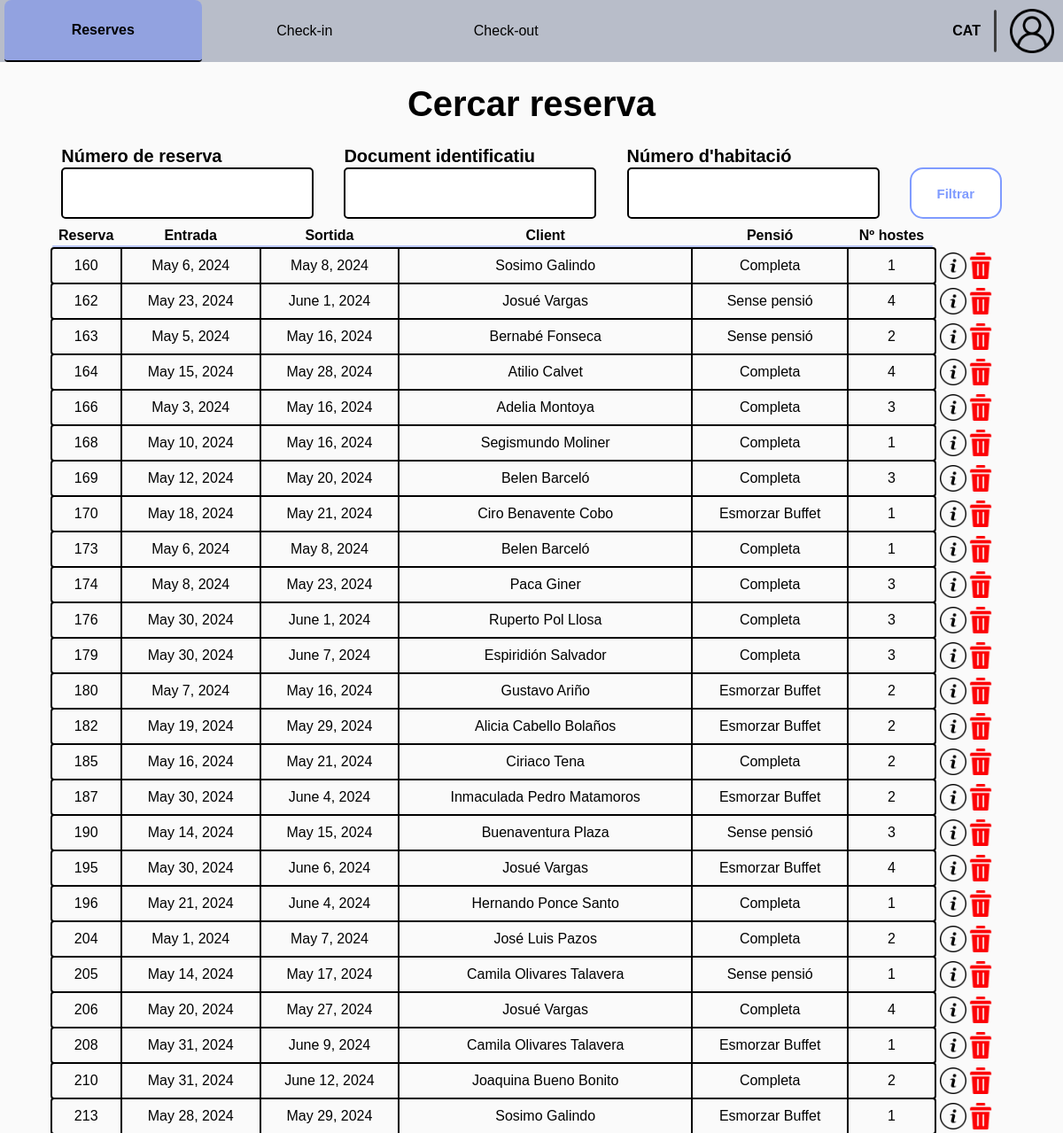
Page /receptionist/search-reservation/ (signed in) on the committed database.
### Reception/models.py (models this page shows, shortened)
class RoomReservation(models.Model):
    client = models.ForeignKey(Client, on_delete=models.CASCADE)
    room = models.ForeignKey(Room, on_delete=models.CASCADE, to_field='id')
    entry = models.DateField()
    exit = models.DateField()
    pension_type = models.CharField(
        max_length=c.DROPDOWN_MAX_LENGTH,
        choices=c.get_pension_types,
        default='Sense pensió'
    )
    num_guests = models.IntegerField()
    is_active = models.BooleanField(default=True)
    check_in_active = models.BooleanField(default=False)
    check_out_active = models.BooleanField(default=False)
    class Meta:
        unique_together = ('room', 'entry', 'exit')

class HotelUser(AbstractUser):
    email = models.EmailField()
    phone_number = models.CharField(max_length=c.PHONE_NUMBER_LENGTH)
    id_number = models.CharField(max_length=c.ID_NUMBER, blank=True)

### Reception/views.py (the view)
# urls.py: path('search-reservation/', v.search_reservation, name='search_reservation'),
@worker_required('receptionist')
def search_reservation(request):
    form = SearchReservationForm(request.GET or None)
    filtered_reservations, status = u.get_filtered_reservations(form, is_active=True)
    if not status:
        messages.error(request, "No s'ha trobat cap reserva")
    return render(request, c.get_manage_reservation_path(1), {'form': form, 'reservations': filtered_reservations})

### Reception/forms.py (shortened to what this page needs)
class SearchReservationForm(forms.ModelForm):
    num_reservation = forms.CharField(label="Número de reserva", required=False)
    id_number = forms.CharField(label="Document identificatiu", required=False)
    room_num = forms.IntegerField(label="Número d'habitació", required=False,
                                  validators=[MinValueValidator(1)])
    class Meta:
        model = RoomReservation
        fields = ['num_reservation', 'id_number', 'room_num']

### Reception/config.py (called while the page is built)
    @staticmethod
    def get_manage_reservation_path(n: int):
        return p.MANAGE_RESERVATION[n]

### Reception/utils.py (called while the page is built, shortened)
def get_filtered_reservations(form, is_active=True, check_in_active=None, check_out_active=None) -> tuple:
    if check_in_active is None and check_out_active is None:
        reservations = RoomReservation.objects.filter(is_active=is_active)
    else:
        reservations = RoomReservation.objects.filter(is_active=is_active,
                                                      check_in_active=check_in_active,
                                                      check_out_active=check_out_active
                                                      )
    filtered_reservations = reservations
    return filtered_reservations, True

### templates/worker/receptionist/reservation/manage_reservation/search_reservation.html (shortened to what this page needs)
{% extends "worker/receptionist/base_receptionist.html" %}
{% load static %}
{% block extra_css %}
    <link rel="stylesheet"
          href="{% static 'css/worker/receptionist/reservation/manage_reservation/search_reservation.css' %}">
{% endblock extra_css %}
{% block id_reservation %} id="current-page" {% endblock id_reservation %}
{% block content %}
    <div class="main">
        <h2 class="subsection-title">Cercar reserva</h2>
        <form method="get" class="filter-field">
            <div class="form-group">
                <p>{{ form.num_reservation.label }}</p>
                {{ form.num_reservation }}
            </div>
            <div class="form-group">
                <p>{{ form.id_number.label }}</p>
                {{ form.id_number }}
            </div>
            <div class="form-group">
                <p>{{ form.room_num.label }}</p>
                {{ form.room_num }}
            </div>
            <div class="procedural-buttons">
                <button class="filter-button" type="submit">Filtrar</button>
            </div>
        </form>
        <ul class="reservation-list">
            <ul class="list-index">
                <li id="reservation-id">Reserva</li>
                <li id="entry">Entrada</li>
                <li id="exit">Sortida</li>
                <li id="name">Client</li>
                <li id="pension">Pensió</li>
                <li id="num-guests">Nº hostes</li>
            </ul>
            <div id="divider"></div>
            {% for reservation in reservations %}
                <div class="list-div">
                    <li>
                        <div id="reservation-id">{{ reservation.id }}</div>
                        <div id="entry">{{ reservation.entry }}</div>
                        <div id="exit">{{ reservation.exit }}</div>
                        <div id="name">{{ reservation.client.first_name }} {{ reservation.client.last_name }}</div>
                        <div id="pension">{{ reservation.pension_type }}</div>
                        <div id="num-guests">{{ reservation.num_guests }}</div>
                    </li>
                    <div class="list-extra">
                        <div class="icon"><a href="{% url 'reservation_details' pk=reservation.id %}">
                            <img src="{% static 'img/icons/info-icon.png' %}" alt="Editar reserva"></a>
                        </div>
                        <div class="icon">
                            <form action="{% url 'delete_reservation' reservation.id %}" method="post">
                                <button type="submit"
                                        onclick="return confirm('Estàs segur que vols eliminar aquesta reserva?');">
                                    <img src="{% static 'img/icons/delete-icon.png' %}" alt="Eliminar reserva"></button>
                            </form>
                        </div>
                    </div>
                </div>
            {% endfor %}
        </ul>
    </div>
{% endblock %}

### static/css/base.css (style rules this page uses)
body { background-color: #fafafa; font-family: "Gill Sans MT", Arial, sans-serif; margin: 0; padding: 0; aspect-ratio: 16 / 9; width: 100%; height: 100vh; display: flex; flex-direction: column; }
.main { position: relative; display: flex; flex-direction: column; align-items: center; height: 95%; width: 95%; max-height: 900px; max-width: 1600px; gap: 10px; margin-bottom: 10px; }

### static/css/worker/worker.css (style rules this page uses)
input, select { border: solid 2px black; }
button { cursor: pointer; }
p { margin: 0; font-size: 1em; }
.subsection-title { margin-bottom: 15px; font-size: 40px; }
h2 { margin-top: 10px; margin-bottom: 0; font-size: 1.5em; font-weight: bold; }
input { background-color: white; border: 2px solid black; }
.procedural-buttons { height: 8%; width: 100%; display: flex; flex-direction: row; justify-content: space-between; align-items: center; }
.procedural-buttons button { display: flex; align-items: center; justify-content: center; height: 100%; width: 20%; max-height: 60px; max-width: 160px; min-height: 40px; min-width: 104px; margin-top: 0; margin-bottom: 0; font-size: 15px; font-weight: bold; border-radius: 15px; cursor: pointer; transition: opacity 0.2s; padding: 15px 10px; }
.filter-button { color: #7f9bff; background-color: white; border: 2px solid #7f9bff; }
.filter-field { width: 100%; font-weight: bold; font-size: 20px; display: flex; justify-content: center; gap: 3%; align-items: flex-end; flex-wrap: wrap; }
.filter-field input[type="text"], .filter-field input[type="number"] { height: 34px; border-radius: 5px; text-align: center; font-size: 30px; padding: 10px; }
.form-group { display: flex; flex-direction: column; gap: 1px; width: 25%; min-width: 270px; }
.list-index { width: 92%; margin: 0; display: flex; flex-direction: row; justify-content: space-around; padding: 0; }
.list-index li { display: flex; justify-content: center; align-items: center; font-weight: bold; border-right: solid 2px #fafafa; list-style-type: none; padding: 0; }
.list-index li:last-child { border-right: none; }
.list-extra { width: 8%; padding-left: 2px; display: flex; flex-direction: row; justify-content: space-evenly; }
.list-extra a { width: 95%; text-decoration: none; }
.icon { display: flex; align-items: center; height: 100%; width: 30px; border: none; }
.icon a { display: flex; align-items: center; }
.icon img { width: 30px; height: 30px; }
.reservation-list { width: 95%; display: flex; flex-direction: column; gap: 2px; margin: 0; padding: 0; }
#divider { width: calc(92% - 2px); height: 2px; border-radius: 5px; background-color: #B7C5FBFF; }
.list-div { display: flex; flex-direction: row; justify-content: flex-start; }
.list-div li { width: 92%; display: flex; flex-direction: row; justify-content: space-around; outline: solid 2px black; border-radius: 2px; }
.list-div li div { display: flex; justify-content: center; align-items: center; padding: 10px 0; border-right: solid 2px black; }
.list-div li div:last-child { border-right: none; }
#reservation-id { width: 8%; }
#entry { width: 16%; }
#exit { width: 16%; }
#name { width: 32%; }
#pension { width: 18%; }
#num-guests { width: 10%; min-width: max-content; }
.icon form { width: 100%; height: 100%; display: flex; justify-content: center; align-items: center; }
.icon button { background-color: transparent; border: none; cursor: pointer; display: flex; align-items: center; padding: 0; }

### static/css/worker/receptionist/reservation/manage_reservation/search_reservation.css (style rules this page uses)
.procedural-buttons { width: 104px; height: 58px; }
#name { width: 34%; }
.list-extra { width: 6%; margin-left: 2px; display: flex; flex-direction: row; justify-content: space-evenly; }

### rows in the picture
RoomReservation: id "160", entry "May 6, 2024", exit "May 8, 2024", client.first_name "Sosimo", client.last_name "Galindo", pension_type "Completa", num_guests "1"
RoomReservation: id "162", entry "May 23, 2024", exit "June 1, 2024", client.first_name "Josué", client.last_name "Vargas", pension_type "Sense pensió", num_guests "4"
RoomReservation: id "163", entry "May 5, 2024", exit "May 16, 2024", client.first_name "Bernabé", client.last_name "Fonseca", pension_type "Sense pensió", num_guests "2"
RoomReservation: id "164", entry "May 15, 2024", exit "May 28, 2024", client.first_name "Atilio", client.last_name "Calvet", pension_type "Completa", num_guests "4"
RoomReservation: id "166", entry "May 3, 2024", exit "May 16, 2024", client.first_name "Adelia", client.last_name "Montoya", pension_type "Completa", num_guests "3"
RoomReservation: id "168", entry "May 10, 2024", exit "May 16, 2024", client.first_name "Segismundo", client.last_name "Moliner", pension_type "Completa", num_guests "1"
RoomReservation: id "169", entry "May 12, 2024", exit "May 20, 2024", client.first_name "Belen", client.last_name "Barceló", pension_type "Completa", num_guests "3"
RoomReservation: id "170", entry "May 18, 2024", exit "May 21, 2024", client.first_name "Ciro", client.last_name "Benavente Cobo", pension_type "Esmorzar Buffet", num_guests "1"
RoomReservation: id "173", entry "May 6, 2024", exit "May 8, 2024", client.first_name "Belen", client.last_name "Barceló", pension_type "Completa", num_guests "1"
RoomReservation: id "174", entry "May 8, 2024", exit "May 23, 2024", client.first_name "Paca", client.last_name "Giner", pension_type "Completa", num_guests "3"
RoomReservation: id "176", entry "May 30, 2024", exit "June 1, 2024", client.first_name "Ruperto", client.last_name "Pol Llosa", pension_type "Completa", num_guests "3"
RoomReservation: id "179", entry "May 30, 2024", exit "June 7, 2024", client.first_name "Espiridión", client.last_name "Salvador", pension_type "Completa", num_guests "3"
RoomReservation: id "180", entry "May 7, 2024", exit "May 16, 2024", client.first_name "Gustavo", client.last_name "Ariño", pension_type "Esmorzar Buffet", num_guests "2"
RoomReservation: id "182", entry "May 19, 2024", exit "May 29, 2024", client.first_name "Alicia", client.last_name "Cabello Bolaños", pension_type "Esmorzar Buffet", num_guests "2"
RoomReservation: id "185", entry "May 16, 2024", exit "May 21, 2024", client.first_name "Ciriaco", client.last_name "Tena", pension_type "Completa", num_guests "2"
RoomReservation: id "187", entry "May 30, 2024", exit "June 4, 2024", client.first_name "Inmaculada", client.last_name "Pedro Matamoros", pension_type "Esmorzar Buffet", num_guests "2"
RoomReservation: id "190", entry "May 14, 2024", exit "May 15, 2024", client.first_name "Buenaventura", client.last_name "Plaza", pension_type "Sense pensió", num_guests "3"
RoomReservation: id "195", entry "May 30, 2024", exit "June 6, 2024", client.first_name "Josué", client.last_name "Vargas", pension_type "Esmorzar Buffet", num_guests "4"
RoomReservation: id "196", entry "May 21, 2024", exit "June 4, 2024", client.first_name "Hernando", client.last_name "Ponce Santo", pension_type "Completa", num_guests "1"
RoomReservation: id "204", entry "May 1, 2024", exit "May 7, 2024", client.first_name "José Luis", client.last_name "Pazos", pension_type "Completa", num_guests "2"
RoomReservation: id "205", entry "May 14, 2024", exit "May 17, 2024", client.first_name "Camila", client.last_name "Olivares Talavera", pension_type "Sense pensió", num_guests "1"
RoomReservation: id "206", entry "May 20, 2024", exit "May 27, 2024", client.first_name "Josué", client.last_name "Vargas", pension_type "Completa", num_guests "4"
RoomReservation: id "208", entry "May 31, 2024", exit "June 9, 2024", client.first_name "Camila", client.last_name "Olivares Talavera", pension_type "Esmorzar Buffet", num_guests "1"
RoomReservation: id "210", entry "May 31, 2024", exit "June 12, 2024", client.first_name "Joaquina", client.last_name "Bueno Bonito", pension_type "Completa", num_guests "2"
RoomReservation: id "213", entry "May 28, 2024", exit "May 29, 2024", client.first_name "Sosimo", client.last_name "Galindo", pension_type "Esmorzar Buffet", num_guests "1"
